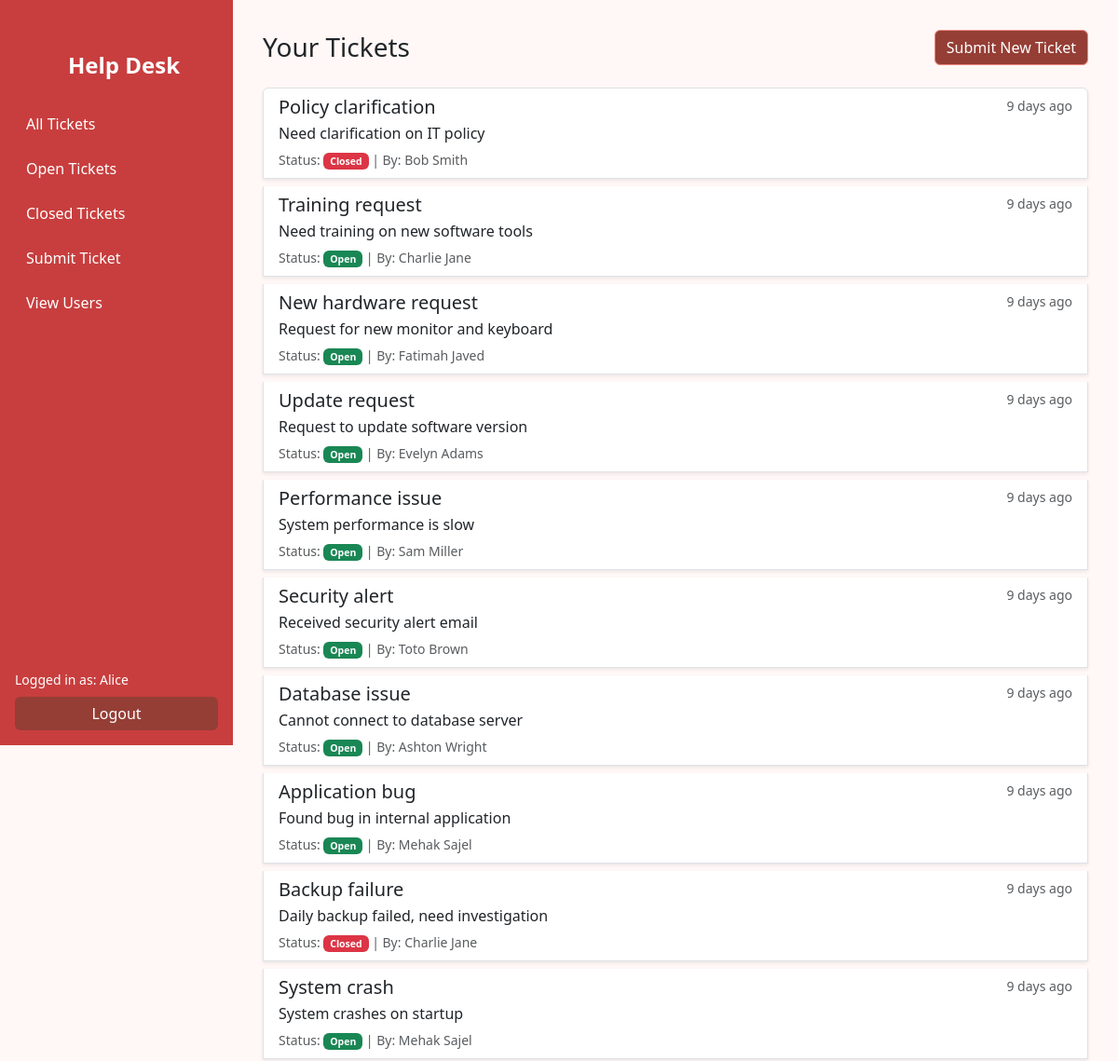
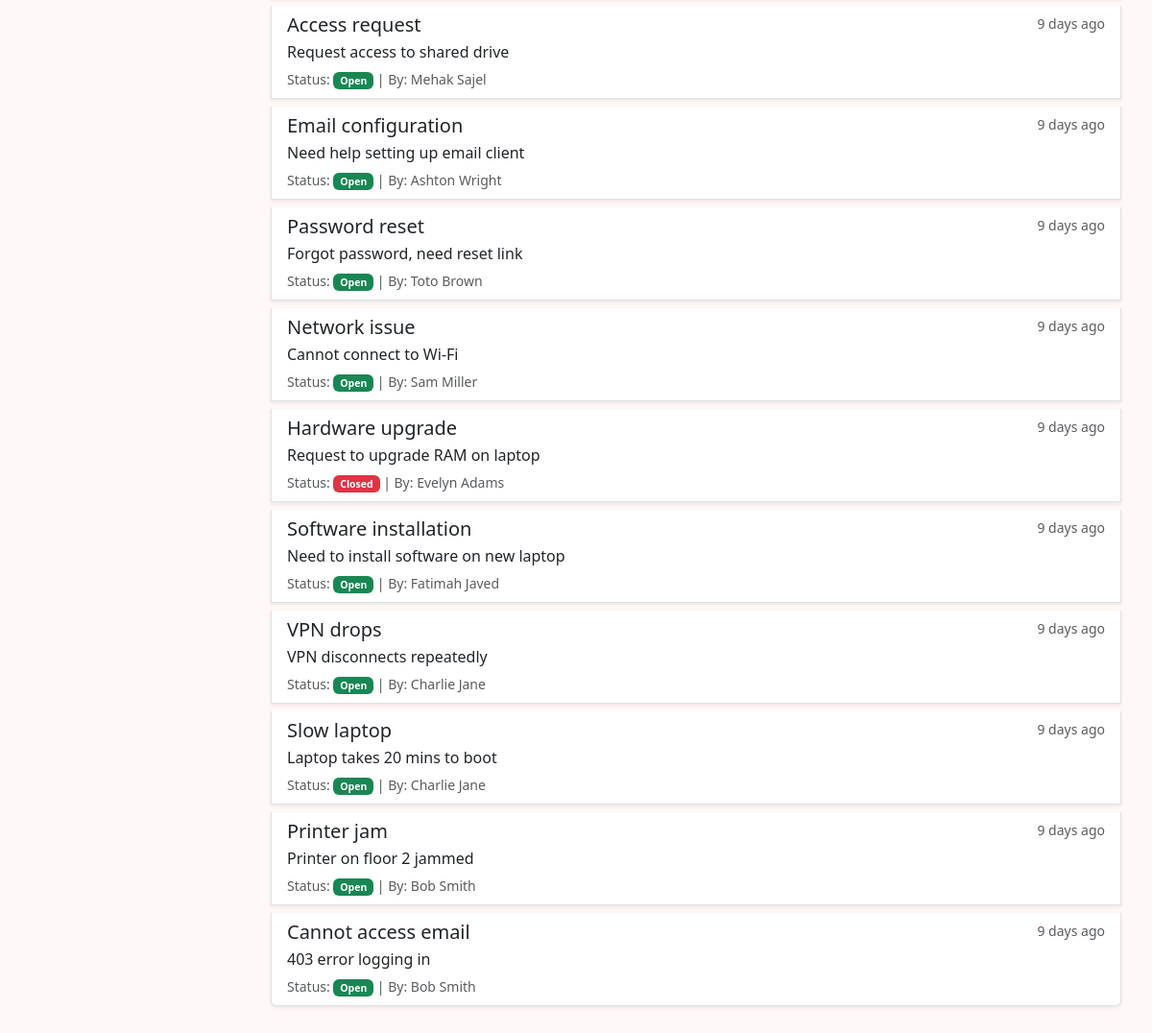
The app's page /dashboard (signed in) with its own data (2 pictures, top to bottom).
### tables this page shows
CREATE TABLE tickets (
    id INTEGER PRIMARY KEY AUTOINCREMENT,
    title TEXT NOT NULL,
    description TEXT NOT NULL,
    status TEXT DEFAULT 'Open',
    user_id INTEGER,
    created_at TIMESTAMP DEFAULT CURRENT_TIMESTAMP,
    updated_at TIMESTAMP DEFAULT CURRENT_TIMESTAMP,
    FOREIGN KEY (user_id) REFERENCES users(id) ON DELETE CASCADE
);

### app.py (the view)
@app.route('/dashboard')
def dashboard():
    if 'user_id' not in session:
        return redirect(url_for('login'))
    db = get_db()
    user_id = session['user_id']
    role = session['role']
    status = request.args.get('status')
    q = '''
        SELECT t.*, u.first_name || ' ' || u.last_name AS creator_name
        FROM tickets t
        JOIN users u ON t.user_id = u.id
    '''
    params = ()
    if role != 'admin':
        q += ' WHERE t.user_id = ?'
        params = (user_id,)
    if status:
        if 'WHERE' in q:
            q += ' AND t.status = ?'
        else:
            q += ' WHERE t.status = ?'
        params += (status,)
    q += ' ORDER BY t.id DESC'
    tickets = db.execute(q, params).fetchall()
    return render_template('show_tickets.html', tickets=tickets)

### app.py (called while the page is built)
def connect_db():
    rv = sqlite3.connect(app.config['DATABASE'])
    rv.row_factory = sqlite3.Row
    return rv

def get_db():
    if 'sqlite_db' not in g:
        g.sqlite_db = connect_db()
    return g.sqlite_db

@app.template_filter('naturaltime')
def naturaltime_filter(value):
    if not value:
        return ''
    try:
        dt = datetime.strptime(value, '%Y-%m-%d %H:%M:%S')
        return humanize.naturaltime(datetime.utcnow() - dt)
    except Exception:
        return value

### templates/show_tickets.html (shortened to what this page needs)
{% extends 'base_dashboard.html' %}
{% block content %}
<div class="d-flex justify-content-between align-items-center mb-4">
  <h3 class="mb-0">Your Tickets</h3>
  <a href="{{ url_for('submit_ticket') }}" class="btn btn-primary">Submit New Ticket</a>
</div>
<div class="list-group">
  {% for ticket in tickets %}
  <a href="{{ url_for('view_ticket', ticket_id=ticket['id']) }}" class="list-group-item list-group-item-action shadow-sm mb-2">
    <div class="d-flex w-100 justify-content-between">
      <h5 class="mb-1">{{ ticket['title'] }}</h5>
      <small class="text-muted">{{ ticket['created_at'] | naturaltime }}</small>
    </div>
    <p class="mb-1 text-truncate">{{ ticket['description'] }}</p>
    <small class="text-muted">
      Status:
      <span class="badge {{ 'bg-danger' if ticket['status'] == 'Closed' else 'bg-success' }}">
        {{ ticket['status'] }}
      </span>
      | By: {{ ticket['creator_name'] }}
    </small>
  </a>
  {% else %}
  <div class="alert alert-info">No tickets found.</div>
  {% endfor %}
</div>
{% endblock %}

### static/css/style.css (style rules this page uses)
body { margin: 0; font-family: system-ui, sans-serif; background-color: #fff8f6; }
.btn-primary { background-color: #953e35; border-color: #f28b82; color: #fff; }

### records on screen
tickets: title "Policy clarification", created_at "9 days ago", description "Need clarification on IT policy", status "Closed", creator_name "Bob Smith"
tickets: title "Training request", created_at "9 days ago", description "Need training on new software tools", status "Open", creator_name "Charlie Jane"
tickets: title "New hardware request", created_at "9 days ago", description "Request for new monitor and keyboard", status "Open", creator_name "Fatimah Javed"
tickets: title "Update request", created_at "9 days ago", description "Request to update software version", status "Open", creator_name "Evelyn Adams"
tickets: title "Performance issue", created_at "9 days ago", description "System performance is slow", status "Open", creator_name "Sam Miller"
tickets: title "Security alert", created_at "9 days ago", description "Received security alert email", status "Open", creator_name "Toto Brown"
tickets: title "Database issue", created_at "9 days ago", description "Cannot connect to database server", status "Open", creator_name "Ashton Wright"
tickets: title "Application bug", created_at "9 days ago", description "Found bug in internal application", status "Open", creator_name "Mehak Sajel"
tickets: title "Backup failure", created_at "9 days ago", description "Daily backup failed, need investigation", status "Closed", creator_name "Charlie Jane"
tickets: title "System crash", created_at "9 days ago", description "System crashes on startup", status "Open", creator_name "Mehak Sajel"
tickets: title "Access request", created_at "9 days ago", description "Request access to shared drive", status "Open", creator_name "Mehak Sajel"
tickets: title "Email configuration", created_at "9 days ago", description "Need help setting up email client", status "Open", creator_name "Ashton Wright"
tickets: title "Password reset", created_at "9 days ago", description "Forgot password, need reset link", status "Open", creator_name "Toto Brown"
tickets: title "Network issue", created_at "9 days ago", description "Cannot connect to Wi-Fi", status "Open", creator_name "Sam Miller"
tickets: title "Hardware upgrade", created_at "9 days ago", description "Request to upgrade RAM on laptop", status "Closed", creator_name "Evelyn Adams"
tickets: title "Software installation", created_at "9 days ago", description "Need to install software on new laptop", status "Open", creator_name "Fatimah Javed"
tickets: title "VPN drops", created_at "9 days ago", description "VPN disconnects repeatedly", status "Open", creator_name "Charlie Jane"
tickets: title "Slow laptop", created_at "9 days ago", description "Laptop takes 20 mins to boot", status "Open", creator_name "Charlie Jane"
tickets: title "Printer jam", created_at "9 days ago", description "Printer on floor 2 jammed", status "Open", creator_name "Bob Smith"
tickets: title "Cannot access email", created_at "9 days ago", description "403 error logging in", status "Open", creator_name "Bob Smith"

### other values on screen
{{ session.get('first_name', 'Guest') }} "Alice"
